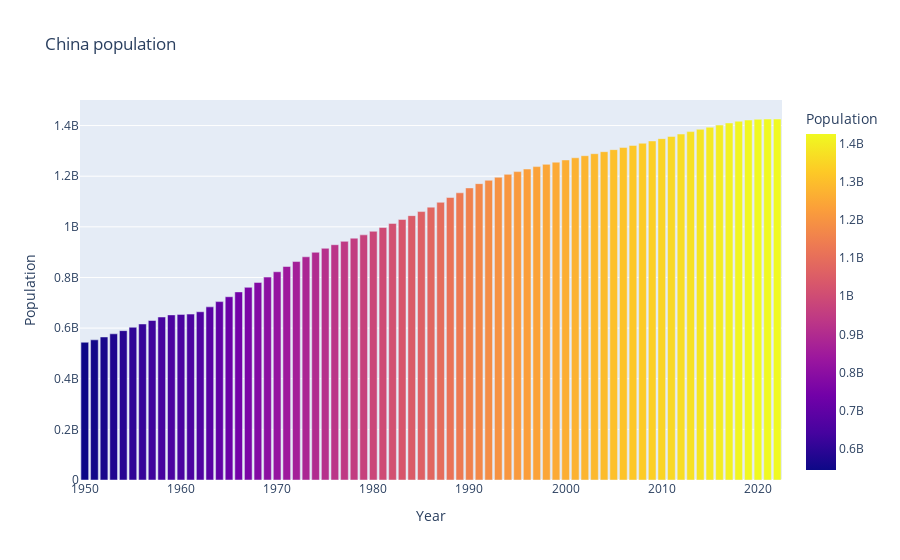

Notebook source saved alongside this figure:
### Markdown cell above
<p>Let's start the analysis from seeing the population trend in China</p>

### Code cell
figure = px.bar(data, x="Year", y="Population", color="Population", title="China population")
figure.show()
